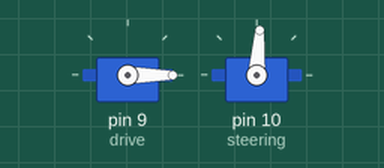
Bench run of a sketch on a simulated Arduino Uno, built with avr-gcc and run on an emulated ATmega328P. Shown: 2 × servo.

Above: at 0.1 s.
At 1.1 s:
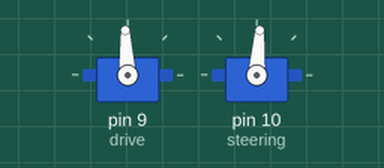
At 3.4 s:
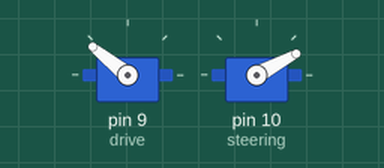
Timing chart, 0 to 4.9 s (numbered marks = the images above):
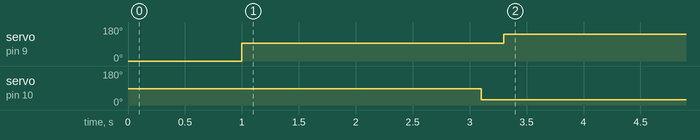

Measured:
- by itself, servo on pin 9 (drive): 0° → 93° at 1.0 s, → 141° 2.3 s later
- by itself, servo on pin 10 (steering): 86° → 28° at 3.1 s

The sketch:

DoughnutTest1.ino
```cpp
#include <Servo.h>

Servo drive;
Servo steering;
int i;

void setup()
{
  // put your setup code here, to run once:
  drive.attach(9);
  steering.attach(10);
  //steering.writeMicroseconds(1500);
  steering.write(86);
  //arm ESC (electronic speed control).
  drive.writeMicroseconds(0);
  delay(1000);
  drive.writeMicroseconds(1500);
  delay(100);
  i = 0;
}

void loop()
{
  delay(2000);
  while (i < 2)
  {
        // put your main code here, to run repeatedly:
    steering.write(28);
    delay(200);
    drive.writeMicroseconds(2000);
    delay(500);
    i = 4;
  }
}
```
